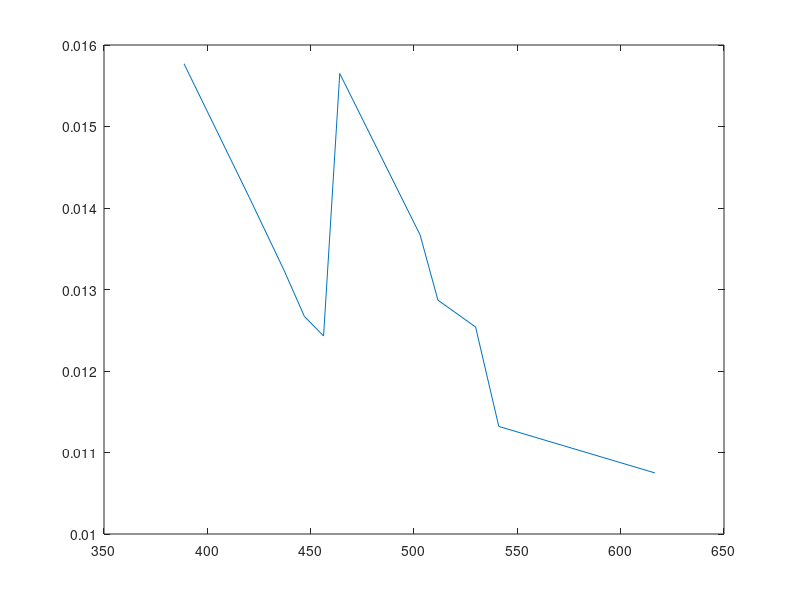

Here is the MATLAB script that generated this plot:



% areas of the cells: 
DRB = [511.5648, 529.792, 616.4992, 464.0768, 502.9376, 541.0304, 437.2224, ...
                       456.2432, 420.3008, 388.7104, 446.9504];
% decay ratios: corresponding...
dr = [0.01287, 0.01254, 0.01075, 0.01565, 0.01367, 0.01132, 0.01323, 0.01243, ...
                                                     0.01413, 0.01577, 0.01267];

[drb, j] = sort(DRB);

dr = dr(j);

d = sum(drb);
m = mean(dr);

meann = sum(dr.*drb)./d;


figure; plot(drb,dr)


